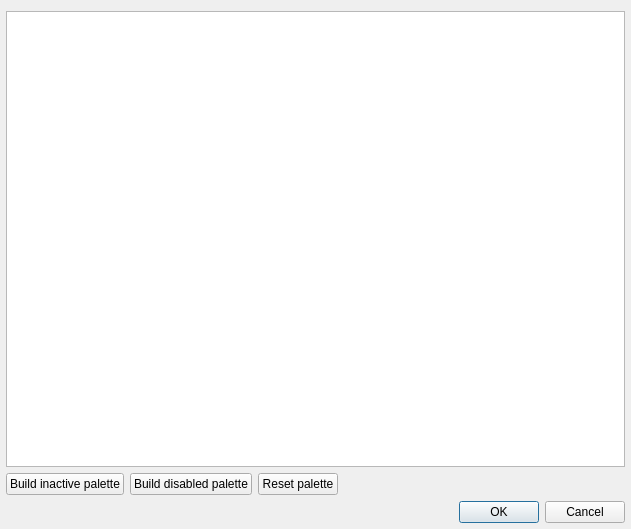
<?xml version="1.0" encoding="UTF-8"?>
<ui version="4.0">
 <class>PaletteEditDialog</class>
 <widget class="QDialog" name="PaletteEditDialog">
  <property name="geometry">
   <rect>
    <x>0</x>
    <y>0</y>
    <width>631</width>
    <height>529</height>
   </rect>
  </property>
  <property name="windowTitle">
   <string>Palette Editor</string>
  </property>
  <layout class="QGridLayout" name="gridLayout">
   <property name="leftMargin">
    <number>6</number>
   </property>
   <property name="rightMargin">
    <number>6</number>
   </property>
   <property name="bottomMargin">
    <number>6</number>
   </property>
   <item row="3" column="0">
    <widget class="QPushButton" name="buildInactiveButton">
     <property name="text">
      <string>Build inactive palette</string>
     </property>
    </widget>
   </item>
   <item row="3" column="1">
    <widget class="QPushButton" name="buildDisabledButton">
     <property name="text">
      <string>Build disabled palette</string>
     </property>
    </widget>
   </item>
   <item row="3" column="3">
    <spacer name="horizontalSpacer">
     <property name="orientation">
      <enum>Qt::Horizontal</enum>
     </property>
     <property name="sizeHint" stdset="0">
      <size>
       <width>117</width>
       <height>20</height>
      </size>
     </property>
    </spacer>
   </item>
   <item row="9" column="0" colspan="5">
    <widget class="QDialogButtonBox" name="buttonBox">
     <property name="orientation">
      <enum>Qt::Horizontal</enum>
     </property>
     <property name="standardButtons">
      <set>QDialogButtonBox::Cancel|QDialogButtonBox::Ok</set>
     </property>
    </widget>
   </item>
   <item row="0" column="0" colspan="5">
    <widget class="QTableWidget" name="tableWidget">
     <property name="editTriggers">
      <set>QAbstractItemView::NoEditTriggers</set>
     </property>
     <property name="selectionMode">
      <enum>QAbstractItemView::NoSelection</enum>
     </property>
     <property name="columnCount">
      <number>0</number>
     </property>
    </widget>
   </item>
   <item row="3" column="2">
    <widget class="QPushButton" name="resetPaletteButton">
     <property name="text">
      <string>Reset palette</string>
     </property>
    </widget>
   </item>
  </layout>
 </widget>
 <tabstops>
  <tabstop>tableWidget</tabstop>
  <tabstop>buildInactiveButton</tabstop>
  <tabstop>buildDisabledButton</tabstop>
  <tabstop>resetPaletteButton</tabstop>
  <tabstop>buttonBox</tabstop>
 </tabstops>
 <resources/>
 <connections>
  <connection>
   <sender>buttonBox</sender>
   <signal>accepted()</signal>
   <receiver>PaletteEditDialog</receiver>
   <slot>accept()</slot>
   <hints>
    <hint type="sourcelabel">
     <x>248</x>
     <y>254</y>
    </hint>
    <hint type="destinationlabel">
     <x>157</x>
     <y>274</y>
    </hint>
   </hints>
  </connection>
  <connection>
   <sender>buttonBox</sender>
   <signal>rejected()</signal>
   <receiver>PaletteEditDialog</receiver>
   <slot>reject()</slot>
   <hints>
    <hint type="sourcelabel">
     <x>316</x>
     <y>260</y>
    </hint>
    <hint type="destinationlabel">
     <x>286</x>
     <y>274</y>
    </hint>
   </hints>
  </connection>
 </connections>
</ui>
